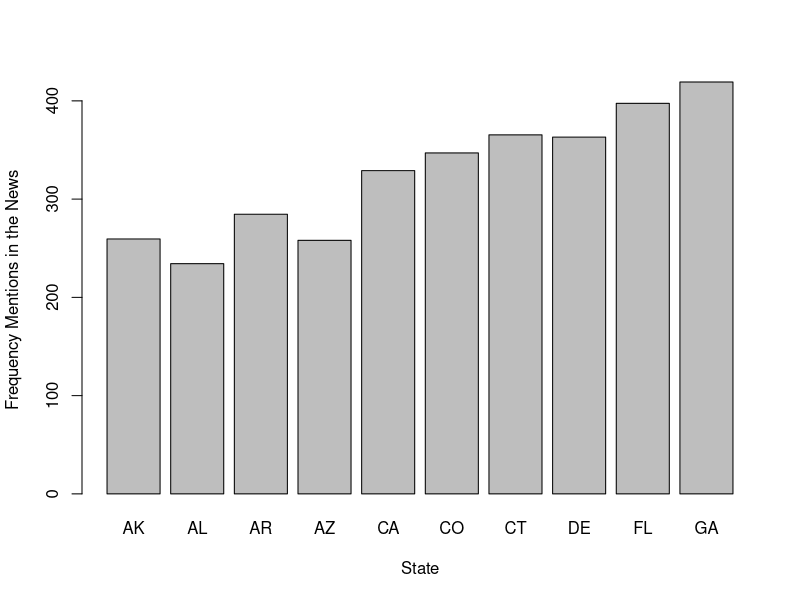
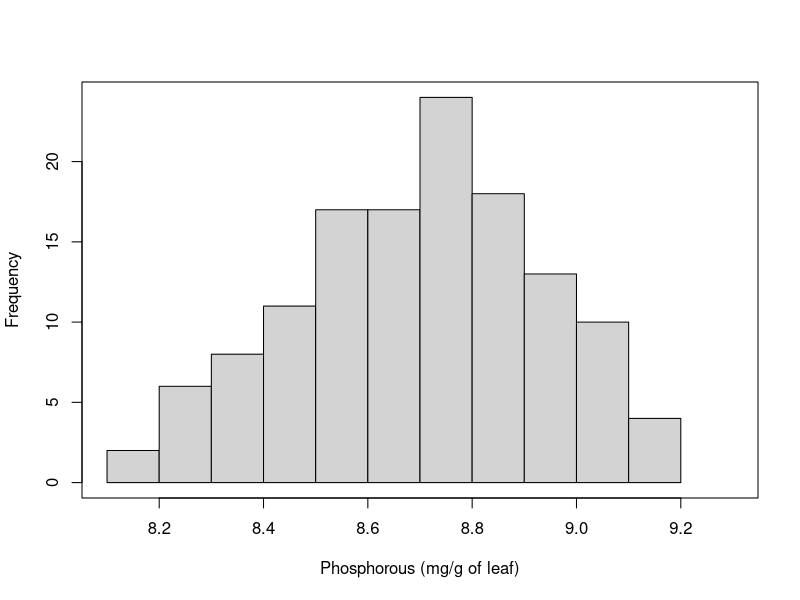
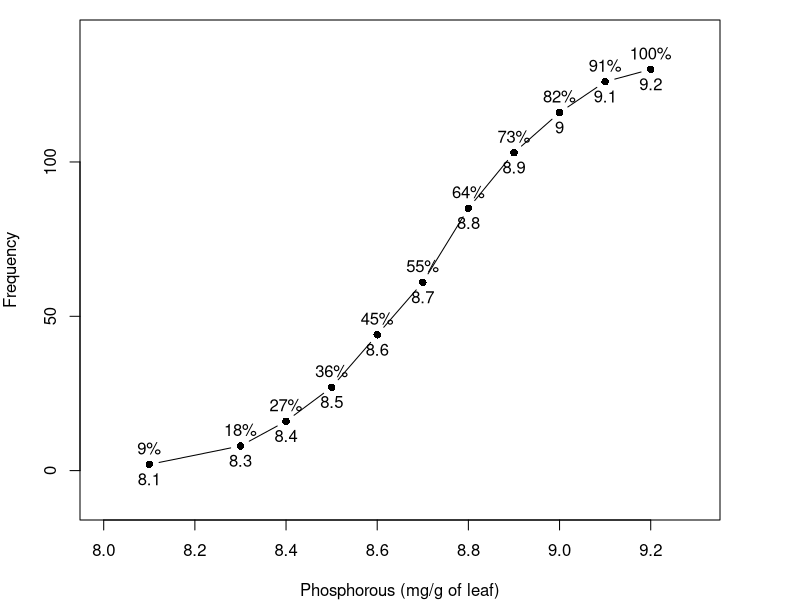
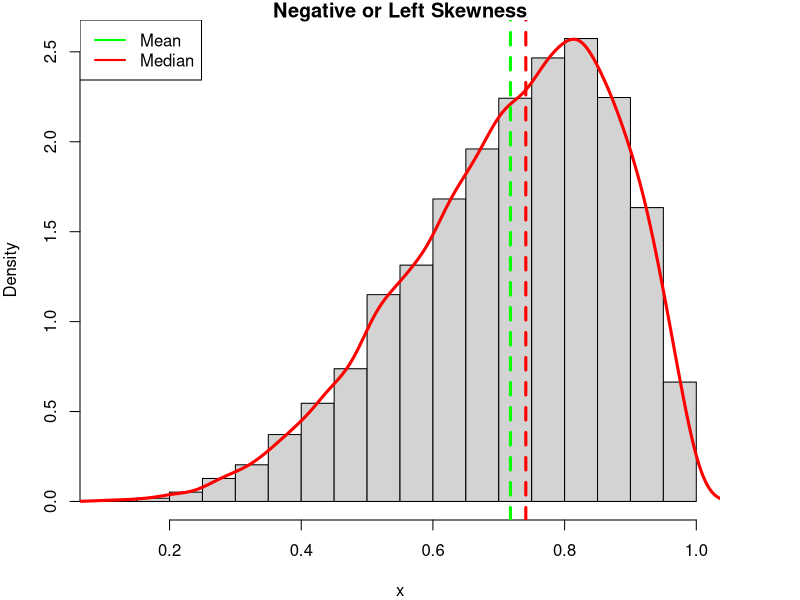
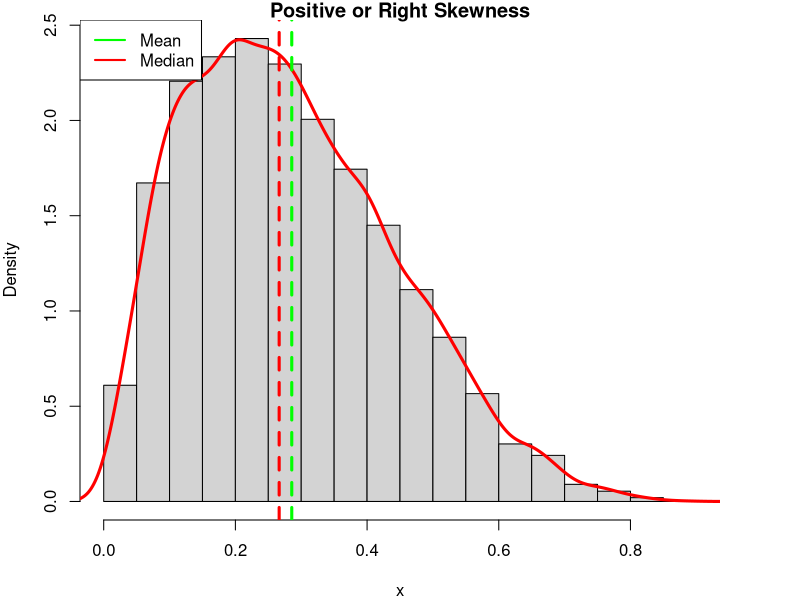
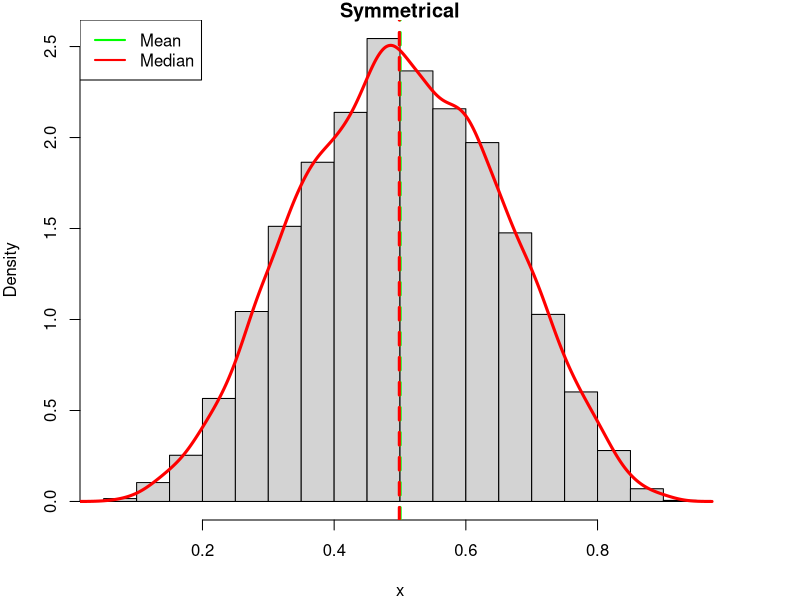
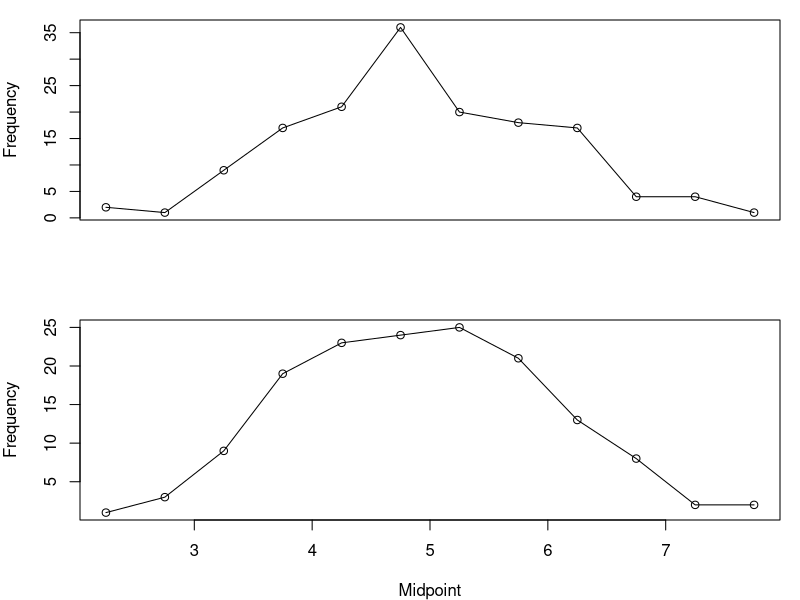
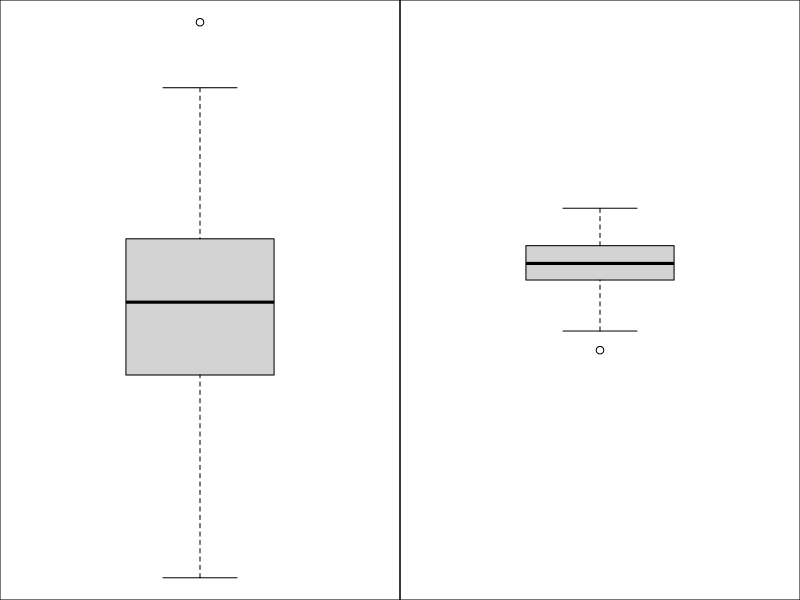

Write R code to recreate these figures, in order.
## ---- chunk 1
barplot(longley$GNP[1:10] ~ state.abb[1:10], xlab = 'State', ylab = 'Frequency Mentions in the News')
## ---- chunk 2
# Histogram for fig 2.2.3
par(mfrow = c(1,1)) # This tells R to put 1 row, 2 columns
stuff.to.plot <- c(rep(8.1,2), rep(8.3,6), rep(8.4,8), rep(8.5,11), rep(8.6,17), rep(8.7,17), rep(8.8,24), rep(8.9,18), rep(9.0,13), rep(9.1,10), rep(9.2,4))
hist(stuff.to.plot, 
     main = "", xlab = "Phosphorous (mg/g of leaf)", 
     xlim = c(8.1,9.3), freq = T)
box()
## ---- chunk 3
# Histogram for fig 2.2.3
par(mfrow = c(1,1), mar = c(4,4,1,4)) # This tells R to put 1 row, 2 columns
x <- c(8.1, 8.3, 8.4, 8.5, 8.6, 8.7, 8.8, 8.9, 9.0, 9.1, 9.2)
y <- c(2,8,16,27,44,61,85,103,116,126,130)
y2 <- y/130
plot(x,y, 
     main = "", 
     xlab = "Phosphorous (mg/g of leaf)", 
     ylab = "Frequency", 
     xlim = c(8.0,9.3), 
     ylim = c(-10,140), 
     type = 'b',
     pch=16,
     axes = F)
axis(side=2)
axis(side=1)

text(x = x, y = y, labels = paste0(round(seq(1,length(x))/length(x), 2)*100,'%'), pos = 3)
text(x = x, y = y, labels = x, pos = 1)
box()

## ---- chunk 4
x= rbeta(10000,5,2)
hist(x, main="Negative or Left Skewness", freq=FALSE)
lines(density(x), col='red', lwd=3)
abline(v = c(mean(x),median(x)),  col=c("green", "red"), lty=c(2,2), lwd=c(3, 3))
legend('topleft', legend = c('Mean', 'Median'), col = c('green', 'red'), lwd = c(2,2))
## ---- chunk 5
x= rbeta(10000,2,5)
hist(x, main="Positive or Right Skewness", freq=FALSE)
lines(density(x), col='red', lwd=3)
abline(v = c(mean(x),median(x)),  col=c("green", "red"), lty=c(2,2), lwd=c(3, 3))
legend('topleft', legend = c('Mean', 'Median'), col = c('green', 'red'), lwd = c(2,2))
## ---- chunk 6
x= rbeta(10000,5,5)
hist(x, main="Symmetrical", freq=FALSE)
lines(density(x), col='red', lwd=3)
abline(v = c(mean(x),median(x)),  col=c("green", "red"), lty=c(2,2), lwd=c(3, 3))
legend('topleft', legend = c('Mean', 'Median'), col = c('green', 'red'), lwd = c(2,2))
## ---- chunk 7
par(mfrow = c(2,1))
par(mar = c(4,4,1,1))
x= rnorm(n = 150,3,2)
x = hist(x, plot = F)

plot(x$mids, x$counts, xlab = '', ylab = 'Frequency', xaxt = 'n')
lines(x$mids, x$counts)

x= rnorm(n = 150,5,1)
x = hist(x, plot = F)

plot(x$mids, x$counts, xlab = 'Midpoint', ylab = 'Frequency')
lines(x$mids, x$counts)
## ---- chunk 8
par(mfrow = c(1,2))
par(mar = rep(0,4))
a. <- rnorm(n = 150,3,4)
b. <- rnorm(n = 150,5,1)
boxplot(a., horizontal=F, xaxt = 'n', yaxt = 'n', ylim = range(c(a.,b.)))
boxplot(b., horizontal=F, xaxt = 'n', yaxt = 'n', ylim = range(c(a.,b.)))
## ---- chunk 9
library("vioplot")

par(mfrow=c(2,1), mar = c(4,4,1,1))
mu<-2
si<-0.6
bimodal<-c(rnorm(1000,-mu,si),rnorm(1000,mu,si))
uniform<-runif(2000,-4,4)
normal<-rnorm(2000,0,3)
vioplot(bimodal,uniform,normal)
boxplot(bimodal,uniform,normal)

## ---- chunk 10
# Histogram for fig 2.2.1 and 2.2.2
par(mfrow = c(1,2)) # This tells R to put 1 row, 2 columns
a. <- rnorm(n = 1000, mean = 50, sd = 15)
hist(a., main = "Large Deviation (from the mean)", xlab = "Score", xlim = c(0,100))
box()
abline(h = 0)
abline(v = quantile(a.), col = "red", lwd = 2)
text(labels = seq(1,4), 
     x = caTools::runmean(quantile(a.),2,endrule = 'trim'), 
     y = rep(median(x$counts), 4), col = "red")

b. <- rnorm(n = 1000, mean = 50, sd = 8)
hist(b., main = "Small Deviation (from the mean)", xlab = "Score", xlim = c(0,100))
box()
abline(h = 0)
abline(v = quantile(b.), col = "red", lwd = 2)

text(labels = seq(1,4), 
     x = caTools::runmean(quantile(b.),2,endrule = 'trim'), 
     y = rep(median(x$counts), 4), col = "red")
## ---- chunk 11
# Figures 30 and 31 (went out of order)
par(mfrow = c(1,2))
par(mar = rep(1,4))
xlim. <- c(-3.5,5.5)
plot(x = seq(xlim.[1],xlim.[2], length.out = 100), y = dnorm(seq(xlim.[1],xlim.[2],length.out = 100)), 
     xlab = "", ylab = "Y", type = "l", yaxt = 'n', xlim = xlim.,
     main = "Different Means, Identical SD")
lines(x = seq(xlim.[1],xlim.[2], length.out = 100) + 1, y = dnorm(seq(xlim.[1],xlim.[2],length.out = 100)), lwd = 2)
lines(x = seq(xlim.[1],xlim.[2], length.out = 100) + 2, y = dnorm(seq(xlim.[1],xlim.[2],length.out = 100)), lwd = 3)


xlim. <- c(-4,4)

plot(x = seq(xlim.[1],xlim.[2], length.out = 100), 
     y = dnorm(seq(xlim.[1],xlim.[2],length.out = 100), mean = 0, sd = 0.5), 
     xlab = "", ylab = NA, type = "l", yaxt = 'n', xlim = xlim.,
     main = "Same Mean, Different SD")

lines(x = seq(xlim.[1],xlim.[2], length.out = 100), 
      y = dnorm(seq(xlim.[1],xlim.[2],length.out = 100), mean = 0, sd = 1.5), 
      col = 'darkgray', lwd = 2)

labels <- c(expression(paste(mu,"-3",sigma)), expression(paste(mu,"-2",sigma)))

## ---- chunk 12
set.seed(3000)
xseq<-seq(-4,4,.01)
densities<-dnorm(xseq, 0,1)
cumulative<-pnorm(xseq, 0, 1)
randomdeviates<-rnorm(1000,0,1)
par(mfrow=c(1,2), mar=c(3,4,4,2))
plot(xseq, densities,xlab="", ylab="Density", type="l",lwd=2, cex=2, main="PDF of Standard Normal", cex.axis=.8)
plot(xseq, cumulative, xlab="", ylab="Cumulative Probability",type="l",lwd=2, cex=2, main="CDF of Standard Normal", cex.axis=.8)
## ---- chunk 13
set.seed(3000)
xseq<-seq(-4,4,.01)
densities<-dnorm(xseq, 0,1)
cumulative<-pnorm(xseq, 0, 1)
randomdeviates<-rnorm(1000,0,1)
plot(xseq, densities,xlab="", ylab="Density", type="l",lwd=2, cex=2, main="PDF of Standard Normal", cex.axis=.8)
abline(v = c(0,1), lwd = 2)
## ---- chunk 14
library(knitr)
vals <- rnorm(10)

dt <- data.frame(mean = mean(vals),
                 sd = sd(vals))
dt <- print(round(dt,3))

dt <- data.frame(observation = vals,
                 centered.obs = vals - mean(vals),
                 scaled.centered.osb = (vals - mean(vals))/sd(vals),
                 Prob.get.less = pnorm((vals - mean(vals))/sd(vals)),
                 Prob.get.more = 1 - pnorm((vals - mean(vals))/sd(vals)))
dt <- round(dt,3)
names(dt) <- c('Obs', 
               'Centered Obs (difference between the value and the mean)', 
               'Scaled Centered Obs (Centered value divided by standard deviation, Z-score)', 
               'Prob (obs < Z)', '1-Prob (Obs > Z)')
knitr::kable(dt)


## ---- chunk 15
par(mfrow = c(1,1)) # This tells R to put 1 row, 1 columns
plot(x = seq(-4,4, length.out = 100), 
     y = dnorm(seq(-4,4,length.out = 100)), ylab = "", type = "l", yaxt = 'n', xlab = "Quantile", lwd = 2)
abline(v = c(-1.96, 1.96), lwd = 2, col = "green")
abline(v = c(-2.58, 2.58), lwd = 2, col = "blue")
abline(v = c(-3.29, 3.29), lwd = 2, col = "red")

#x axis labels and percentages need to be added 
## ---- chunk 16
par(mfrow = c(1,1), mar = c(4,4,1,4))  

y <- round(c(-0.2762588, -0.1360962,  1.0356247,  0.6471835,  0.2600352,  1.5552141),2)
x <- seq(1, length(y))
y <- y - mean(y)
plot(x,y, 
     main = "", xlab = "Sample from Lecturer in my Department", 
     ylab = "Deviation", 
     pch=16, type = 'h')
points(x,y, pch = 20)
abline(h = 0)

## ---- chunk 17

y <- round(c(-0.2762588, -0.1360962,  1.0356247,  0.6471835,  0.2600352,  1.5552141),2)
x <- seq(1, length(y))
y <- y - mean(y)

## ---- chunk 18
tree.ht <- c(2,4,9,3,5,1,2,12,8,10)
candidate.mean <- seq(min(tree.ht), max(tree.ht), length.out = 300)
SS.est <- c()
for (j in 1:length(candidate.mean))
  
  SS.est[j] <- sum((tree.ht - candidate.mean[j])^2)

plot(candidate.mean, SS.est, type = 'n')
lines(candidate.mean, SS.est, lwd = 2 )
legend(legend = paste("Mean of tree height: ",round(mean(tree.ht),2)),'topleft',bty = 'n')
abline(v = mean(tree.ht), lwd = 2)
## ---- chunk 19
DieOutcome <- sample(1:6,10000, replace= TRUE)
hist(DieOutcome, col ="light blue")
abline(v=3.5, col = "red",lty=1)

## ---- chunk 20
x10 <- c()
k =10000
for ( i in 1:k) {
  x10[i] = mean(sample(1:6,10, replace = TRUE))}
hist(x10, col ="pink", main="Sample size =10",xlab ="Outcome of die roll")
abline(v = mean(x10), col = "Red")
abline(v = 3.5, col = "blue")

## ---- chunk 21
x30 <- c()
x100 <- c()
x1000 <- c()
k =10000
for ( i in 1:k){
  x30[i] = mean(sample(1:6,30, replace = TRUE))
  x100[i] = mean(sample(1:6,100, replace = TRUE))
  x1000[i] = mean(sample(1:6,1000, replace = TRUE))
}
par(mfrow=c(1,3))
hist(x30, col ="green",main="n=30",xlab ="die roll")
abline(v = mean(x30), col = "blue")

hist(x100, col ="light blue", main="n=100",xlab ="die roll")
abline(v = mean(x100), col = "red")

hist(x1000, col ="orange",main="n=1000",xlab ="die roll")
abline(v = mean(x1000), col = "red")

## ---- chunk 22
x <- c()
k =10000  
for ( i in 1:k) {  
  x[i] = mean(sample(0:1,100, replace = TRUE))}  
hist(x, col ="light green", main="Sample size = 100",xlab ="flipping coin ")  
abline(v = mean(x), col = "red")
## ---- chunk 23
par(mfrow = c(1,1)) # This tells R to put 1 row, 1 columns
plot(x = seq(-3,3, length.out = 100), 
     y = dnorm(seq(-3,3,length.out = 100)), ylab = "", type = "l", yaxt = 'n', xlab = "Quantile")
abline(v = c(-1.96, 1.96), lwd = 2)
#x axis labels and percentages need to be added 
## ---- chunk 24
par(mfrow = c(1,1)) # This tells R to put 1 row, 1 columns
plot(x = seq(-4,4, length.out = 100), y = dnorm(seq(-4,4,length.out = 100)), xlab = "Z", ylab = NA, type = "l", yaxt = 'n', xaxt = 'n')
abline(v = 1.96)

## ---- chunk 25
par(mfrow = c(4,4)) # This tells R to put 1 row, 1 columns
par(mar = rep(0,4))
par(oma = rep(0,4))

for (j in 1:16) {
  
  xp <- c(seq(-4,4,by = 0.01))
  yp <- dnorm(xp)
  plot(xp, yp, type = "l", yaxt = 'n', xaxt = 'n',xlab ="",ylab = "")
  
  xp <- c(seq(-4,seq(0,1.99,length.out = 16)[j],by = 0.1))
  yp <- c(dnorm(xp), rep(0,c(length(xp))))
  xp <- c(xp, rev(xp))

  polygon(x = xp, y = yp, col = 'steelblue')  
  
  legend("topleft", 
         paste0('z =',round(max(xp),2)),
         bty = 'n')  
    legend("topright", 
         paste0('Area =',round(pnorm(max(xp)),2)),
         bty = 'n')  
  abline(v = 0, lwd = 2)
}

## ---- chunk 26
par(mfrow = c(1,1)) # This tells R to put 1 row, 1 columns
plot(x = seq(-4,4, length.out = 100), y = dnorm(seq(-4,4,length.out = 100)), xlab = "Z", ylab = "Y", type = "l", yaxt = 'n')
abline(v = -1.96)
abline(v = 1.96)
#Needs "-1.96", "1.45", and "1.96" arrows on x axis 
## ---- chunk 27
par(mfrow = c(1,1)) # This tells R to put 1 row, 1 columns
plot(x = seq(-4,4, length.out = 100), y = dnorm(seq(-4,4,length.out = 100)), xlab = "Z", ylab = "Y", type = "l", yaxt = 'n')
abline(v = -1.96)
abline(v = 1.96)
#Needs "-1.96", "1.45", and "1.96" arrows on x axis 
## ---- chunk 28
par(mfrow = c(2,1), mar=c(4,4,1,1)) 
plot(x = seq(-4,4, length.out = 100), y = dnorm(seq(-4,4,length.out = 100)), xlab = "Z (a)", ylab = "Y", type = "l", yaxt = 'n')
abline(v = -1.96)
abline(v = 1.96)
#Needs "-1.96", "1.45", and "1.96" arrows on x axis 


plot(x = seq(-4,4, length.out = 100), y = dnorm(seq(-4,4,length.out = 100)), xlab = "Z (b)", ylab = "Y", type = "l", yaxt = 'n')
abline(v = -1.645)

#Needs "-1.645" 
## ---- chunk 29
# Histogram for fig 4.8.1
par(mfrow = c(1,1)) # This tells R to put 1 row, 1 columns

plot(x = seq(-4,4, length.out = 100), y = dnorm(seq(-4,4,length.out = 100)), xlab = "Z", ylab = "Y", type = "l", yaxt = 'n')
abline(v = c(1.96,-1.96))
#Needs "-1.96", "1.45", and "1.96" arrows on x axis 
## ---- chunk 30
# Histogram for fig 4.8.1
par(mfrow = c(2,1), mar=c(4,4,1,1)) # This tells R to put 1 row, 1 columns

plot(x = seq(-4,4, length.out = 100), y = dnorm(seq(-4,4,length.out = 100)), xlab = "(a)", ylab = "Y", type = "l", yaxt = 'n', xlim = c(-4,6))
abline(v = c(1.96,-1.96))
#Needs arrows on x axis

plot(x = seq(-3,5, length.out = 100), y = dnorm(seq(-4,4,length.out = 100)), xlab = "(c)", ylab = "Y", type = "l", yaxt = 'n', xlim = c(-4,6))
abline(v = c(1.96,-1.96))

## ---- chunk 31
# Histogram for fig 4.8.1
par(mfrow = c(2,1), mar=c(4,4,1,1)) # This tells R to put 1 row, 1 columns

plot(x = seq(-4,4, length.out = 100), y = dnorm(seq(-4,4,length.out = 100)), xlab = "(a)", ylab = "Y", type = "l", yaxt = 'n', xlim = c(-4,6))
abline(v = c(1.96,-1.96))
#Needs arrows on x axis

plot(x = seq(-2,6, length.out = 100), y = dnorm(seq(-4,4,length.out = 100)), xlab = "(c)", ylab = "Y", type = "l", yaxt = 'n', xlim = c(-4,6))
abline(v = c(1.96,-1.96))

## ---- chunk 32
library(MASS)
out <- as.data.frame(mvrnorm(100, mu = c(0,0), 
                             Sigma = matrix(c(1,0.56,0.56,1), ncol = 2), 
                             empirical = TRUE))

out$V1.s <- (out$V1 - min(out$V1))*10+10 #x
out$V2.s <- (out$V2 - min(out$V2))*20+30 #y

plot(out$V1.s,out$V2.s, pch = 16, xlab = "x.val", ylab = "y.val", xlim = c(10,60), main = "Positive Relationship")
line <- lm(out$V2.s~out$V1.s)
sum <- summary(line)
slope <- sum$coefficients[2,1]
b <- sum$coefficients[1,1]
curve(slope*x+b, from = 10, to = 60, add = T, lwd = 2)


## ---- chunk 33
library(MASS)
out <- as.data.frame(mvrnorm(100, mu = c(0,0), 
                             Sigma = matrix(c(1,-0.56,-0.56,1), ncol = 2), 
                             empirical = TRUE))

out$V1.s <- (out$V1 - min(out$V1))*10+10 #x
out$V2.s <- (out$V2 - min(out$V2))*20+30 #y

plot(out$V1.s,out$V2.s, pch = 16, xlab = "x.val", ylab = "y.val", xlim = c(10,60), main = "Negative Relationship")
line <- lm(out$V2.s~out$V1.s)
sum <- summary(line)
slope <- sum$coefficients[2,1]
b <- sum$coefficients[1,1]
curve(slope*x+b, from = 10, to = 60, add = T, lwd = 2)


## ---- chunk 34
par(mfrow = c(1,1))  
x <- rnorm(100, 50, 35)
y <- rnorm(100, 0, 55)
plot(x,y, xlim = c(0,100), pch = 16, xlab = "x.val", ylab = "y.val")
line <- lm(y~x)
sum <- summary(line)
slope <- sum$coefficients[2,1]
b <- sum$coefficients[1,1]
curve(slope*x+b, from = min(x), to = max(x), add = T)
box()

## ---- chunk 35
par(mfrow = c(1,1), mar = c(4,4,1,4)) # This tells R to put 1 row, 2 columns
x <- c(1,2,3,4,5,1,2,3,4,5)
y <- c(5,3,3,6,8,8,9,10,13,14)

plot(x,y, main = "", xlab = "", ylab = NA, xlim = c(1,5), ylim = c(0,12), pch=16, type = 'n')
points(x[1:5],y[1:5], main = "", xlab = "Participant", ylab = NA, xlim = c(0,6), ylim = c(0,20), 
       pch=16, col = "blue", cex = 1.5)
abline(h = c(5.5, 11)[1])
segments(x[1:5],y[1:5],x[1:5],rep(5.5,5))
points(x[1:5],y[1:5], main = "", xlab = "", ylab = NA, 
       pch=16, col = "blue", cex = 1.5)
legend('topleft', legend = "Residual value of advertisements watched", bty = 'n')
## ---- chunk 36
par(mfrow = c(1,1), mar = c(4,4,1,4)) # This tells R to put 1 row, 2 columns
x <- c(1,2,3,4,5,1,2,3,4,5)
y <- c(5,3,3,6,8,8,9,10,13,14)
plot(x,y, main = "", xlab = "Participant", ylab = NA, xlim = c(1,5), ylim = c(5,15), pch=16, type = 'n')

points(x[6:10],y[6:10], main = "", xlab = "Participant", ylab = NA, xlim = c(0,6), ylim = c(0,20), 
       pch=16, col = "orangered2", cex = 1.5)
abline(h = c(5.5, 11)[2])
segments(x[6:10],y[6:10],x[6:10],rep(11,5))

points(x[6:10],y[6:10], main = "", xlab = "Participant", ylab = NA, xlim = c(0,6), ylim = c(0,20), 
       pch=16, col = "orangered2", cex = 1.5)
legend('topleft', legend = "Residual value of packets bought", bty = 'n')
